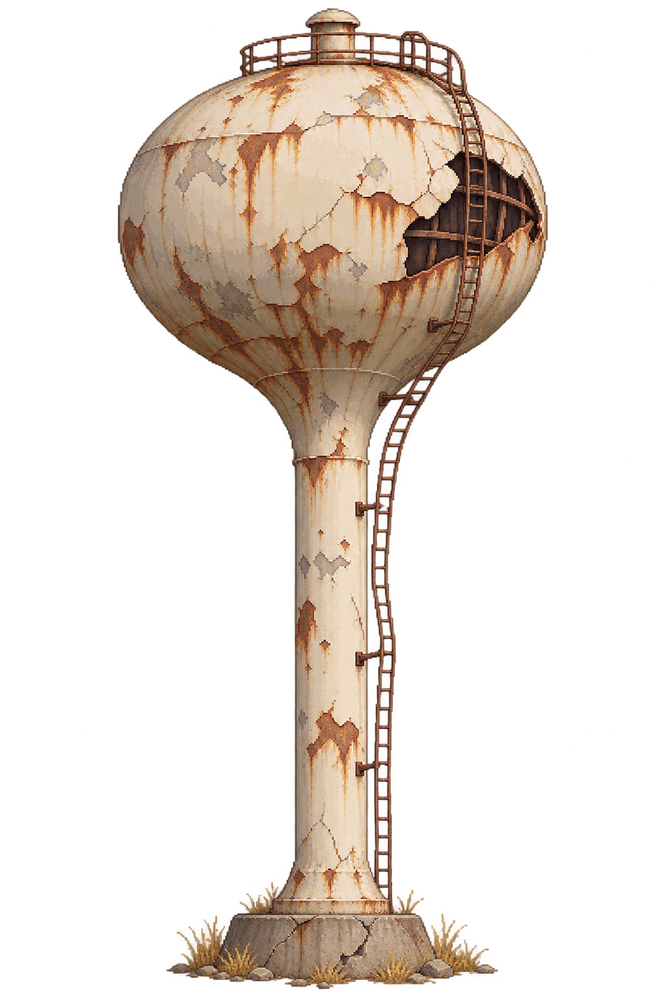
#> input picture assets/campaign-art/bayard/landmark-bayard-city-park-water-tower.png, 667 x 1000 px, shrunk from 1024 x 1536 before the run; its folder holds only this picture in this run
$ python validate_campaign_pngs.py
#> lines starting #> are read from the running program, lines starting #| are printed output that depends on the picture
"""Inspect source artwork without changing image pixels. Requires Pillow."""
import argparse, hashlib, json
from pathlib import Path
from PIL import Image

parser=argparse.ArgumentParser()
parser.add_argument('--root',default='assets/campaign-art')
parser.add_argument('--output')
args=parser.parse_args()
results=[]
for path in sorted(Path(args.root).rglob('*.png')):
    with Image.open(path) as im:
#> im is the input picture: PIL image 667x1000 RGBA; mean R, G, B, A 50.7, 40.6, 32.5, 68.8
        im.load()
        assert im.format == 'PNG', path
        row={'path':path.as_posix(),'width':im.width,'height':im.height,'mode':im.mode,'bytes':path.stat().st_size,'sha256':hashlib.sha256(path.read_bytes()).hexdigest()}
        if 'A' in im.getbands():
            alpha=im.getchannel('A')
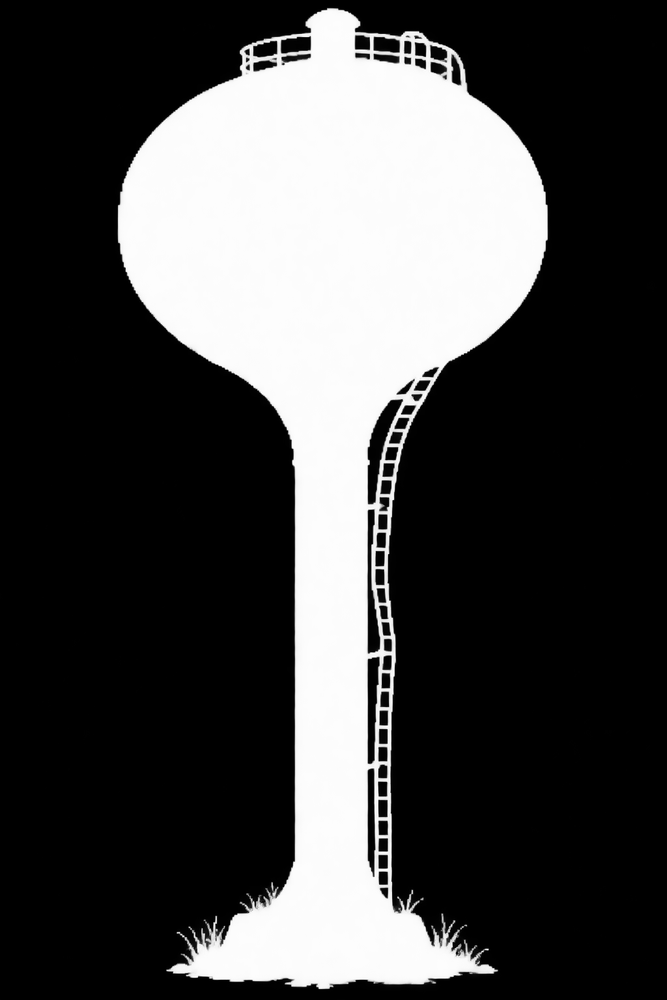
#> alpha: PIL image 667x1000 L; min 0, max 255, mean 68.8
            row['alpha_extrema']=alpha.getextrema()
            row['visible_bounds_alpha_32']=alpha.point(lambda x:255 if x>32 else 0).getbbox()
            assert alpha.getextrema()[0]==0, f'No transparent background: {path}'
        else:
            row['tile_seams']='Not certified seamless; repeated preview and finishing required before production.'
        results.append(row)
#> pass 2 of the loop `for path in sorted(Path(args.root).rglob('*.png')):`:
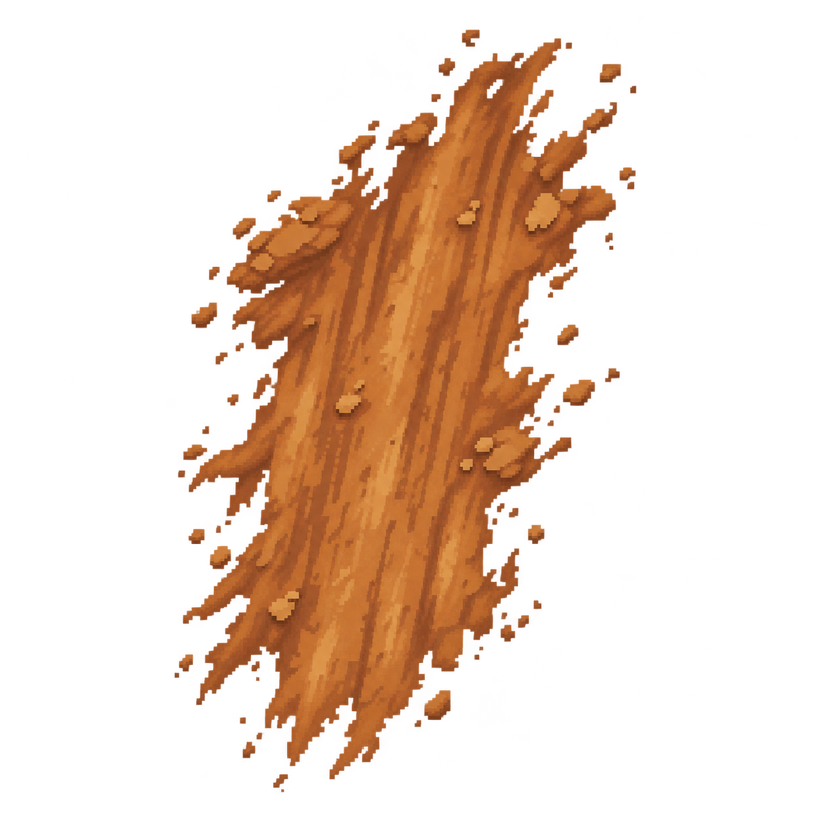
#> input picture assets/campaign-art/decals/dirt-drag.png, 816 x 816 px, shrunk from 1254 x 1254 before the run
#> im is the input picture: PIL image 816x816 RGBA; mean R, G, B, A 53.2, 27.5, 12, 63.2
#> `alpha=im.getchannel('A')`:
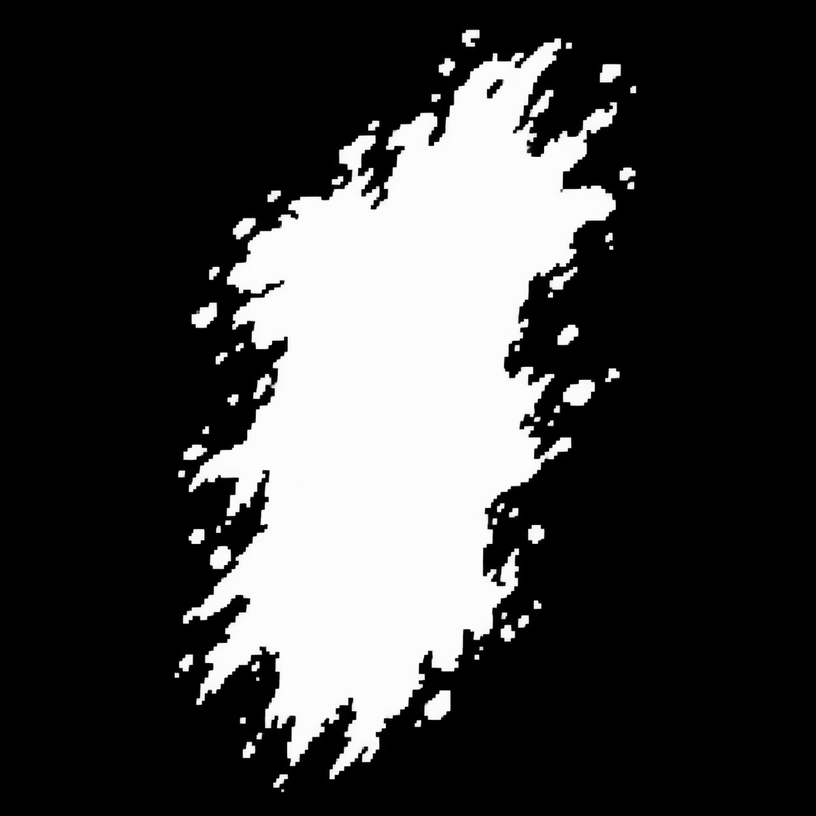
#> alpha: PIL image 816x816 L; min 0, max 255, mean 63.2
#> pass 3 of the loop `for path in sorted(Path(args.root).rglob('*.png')):`:
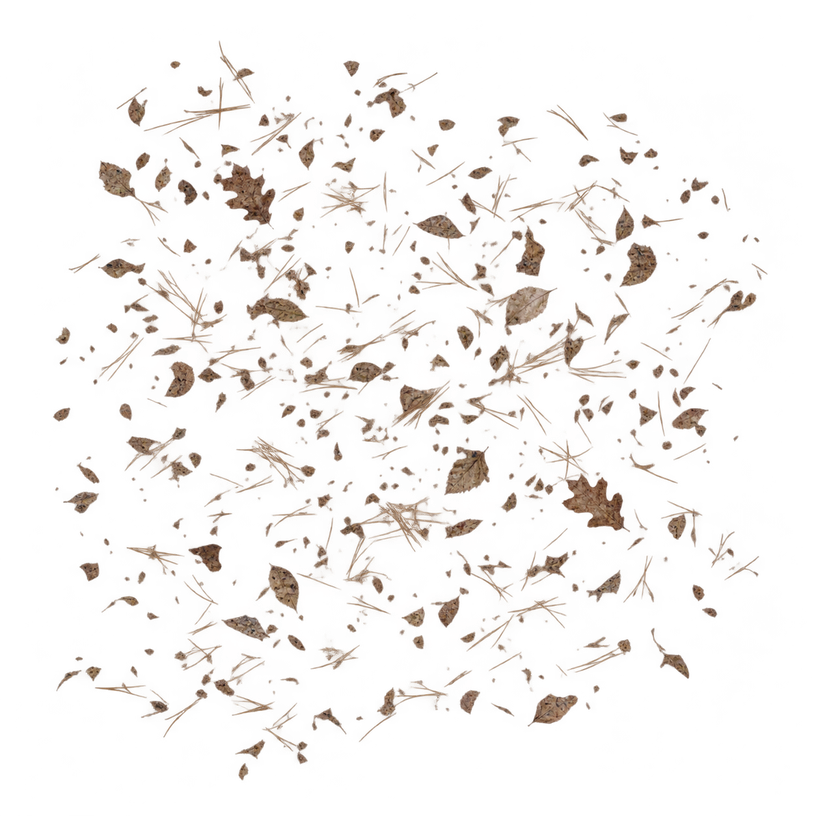
#> input picture assets/campaign-art/decals/fallen-leaves-needles.png, 816 x 816 px, shrunk from 1254 x 1254 before the run
#> im is the input picture: PIL image 816x816 RGBA; mean R, G, B, A 40.6, 27.3, 21.8, 19.5
#> `alpha=im.getchannel('A')`:
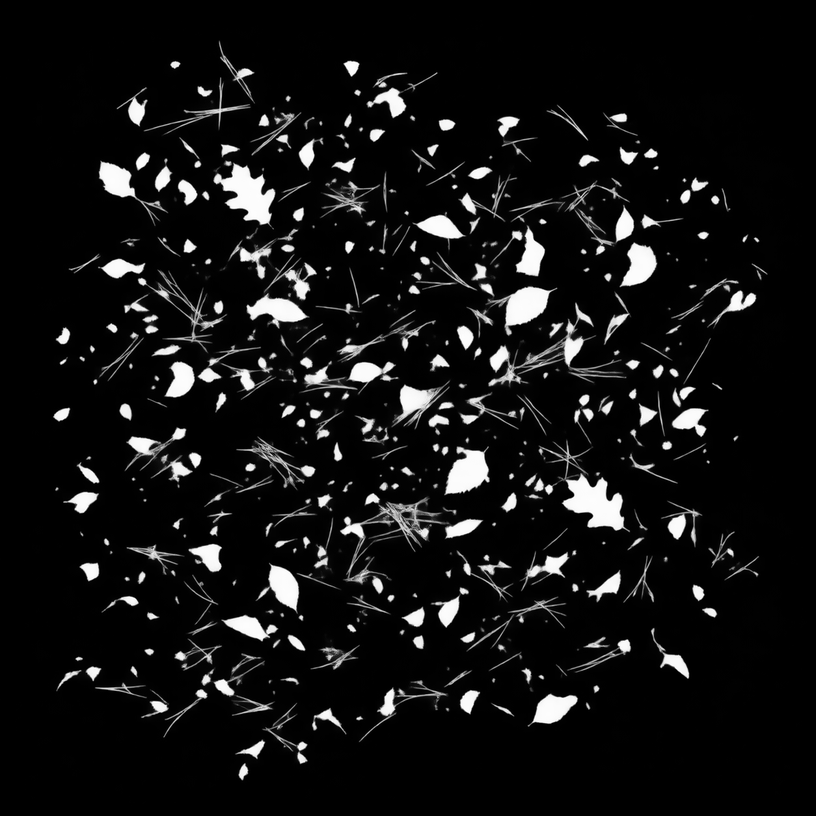
#> alpha: PIL image 816x816 L; min 0, max 255, mean 19.5
output=json.dumps({'png_count':len(results),'assets':results},indent=2)+'\n'
if args.output: Path(args.output).write_text(output)
else: print(output)
#> (printed output is left out)
